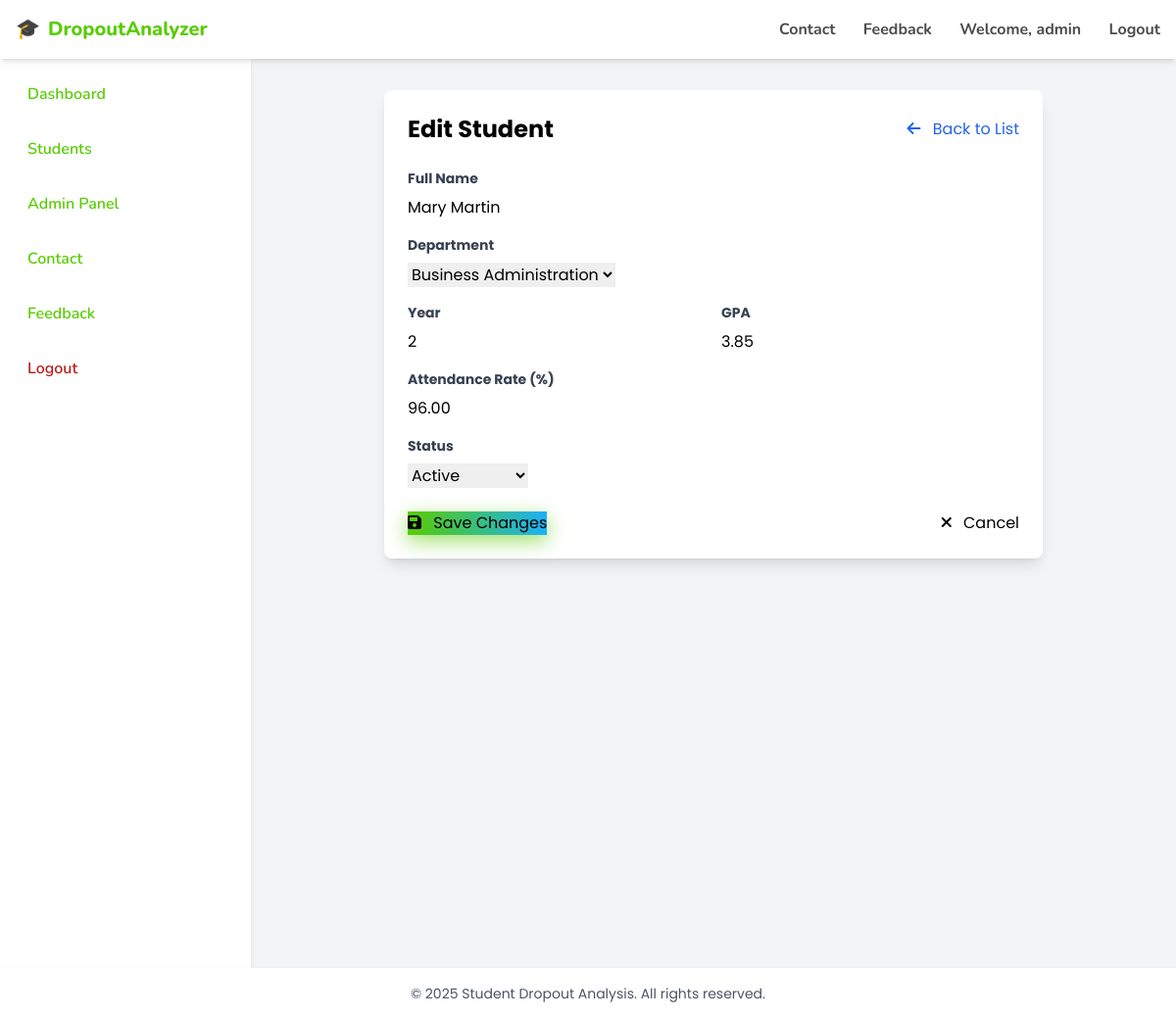
Page /students/edit.php?id=10 (signed in) on the committed database.
### tables this page shows
CREATE TABLE IF NOT EXISTS students (
    id INT AUTO_INCREMENT PRIMARY KEY,
    name VARCHAR(100) NOT NULL,
    department VARCHAR(100) NOT NULL,
    year INT NOT NULL,
    gpa DECIMAL(3,2) NOT NULL,
    attendance_rate DECIMAL(5,2) DEFAULT 100.00,
    status ENUM('Active', 'At Risk', 'Dropped Out') NOT NULL DEFAULT 'Active',
    created_at TIMESTAMP DEFAULT CURRENT_TIMESTAMP,
    updated_at TIMESTAMP DEFAULT CURRENT_TIMESTAMP ON UPDATE CURRENT_TIMESTAMP
);

### students/edit.php (the view, shortened to what this page needs)
<?php
require_once "../includes/db.php";
$id = isset($_GET['id']) ? (int)$_GET['id'] : 0;
$stmt = $conn->prepare("SELECT * FROM students WHERE id = ?");
$stmt->bind_param("i", $id);
$stmt->execute();
$result = $stmt->get_result();
$student = $result->fetch_assoc();
?>
<!DOCTYPE html>
<html lang="en">
<head>
    <script src="https://cdn.tailwindcss.com"></script>
    <link rel="stylesheet" href="https://cdnjs.cloudflare.com/ajax/libs/font-awesome/6.0.0-beta3/css/all.min.css" />
    <link rel="stylesheet" href="../assets/css/style.css" />
</head>
<body class="bg-gray-100 min-h-screen">
    <?php include "../components/navbar.php"; ?>
    <div class="flex">
        <?php include "../components/sidebar.php"; ?>
        <main class="flex-1 p-8">
            <div class="max-w-2xl mx-auto">
                <div class="bg-white rounded-lg shadow-lg p-6">
                    <div class="flex items-center justify-between mb-6">
                        <h1 class="text-2xl font-bold">Edit Student</h1>
                        <a href="view.php" class="text-blue-600 hover:text-blue-800">
                            <i class="fas fa-arrow-left mr-2"></i> Back to List
                        </a>
                    </div>
                    <form method="POST" action="">
                        <div class="mb-4">
                            <label class="block text-gray-700 text-sm font-bold mb-2" for="name">
                                Full Name
                            </label>
                            <input type="text" id="name" name="name"
                                   value="<?= htmlspecialchars($student['name']) ?>"
                                   class="form-input" required>
                        </div>
                        <div class="mb-4">
                            <label class="block text-gray-700 text-sm font-bold mb-2" for="department">
                                Department
                            </label>
                            <select id="department" name="department" class="form-input" required>
                                <option value="Business Administration" <?= $student['department'] === 'Business Administration' ? 'selected' : '' ?>>Business Administration</option>
                            </select>
                        </div>
                        <div class="grid grid-cols-2 gap-4 mb-4">
                            <div>
                                <label class="block text-gray-700 text-sm font-bold mb-2" for="year">
                                    Year
                                </label>
                                <input type="number" id="year" name="year"
                                       value="<?= htmlspecialchars($student['year']) ?>"
                                       min="1" max="5" class="form-input" required>
                            </div>
                            <div>
                                <label class="block text-gray-700 text-sm font-bold mb-2" for="gpa">
                                    GPA
                                </label>
                                <input type="number" id="gpa" name="gpa" step="0.01"
                                       value="<?= htmlspecialchars($student['gpa']) ?>"
                                       min="0" max="10" class="form-input" required>
                            </div>
                        </div>
                        <div class="mb-4">
                            <label class="block text-gray-700 text-sm font-bold mb-2" for="attendance_rate">
                                Attendance Rate (%)
                            </label>
                            <input type="number" id="attendance_rate" name="attendance_rate" step="0.01"
                                   value="<?= htmlspecialchars($student['attendance_rate']) ?>"
                                   min="0" max="100" class="form-input" required>
                        </div>
                        <div class="mb-6">
                            <label class="block text-gray-700 text-sm font-bold mb-2" for="status">
                                Status
                            </label>
                            <select id="status" name="status" class="form-input" required>
                                <option value="Active" <?= $student['status'] === 'Active' ? 'selected' : '' ?>>Active</option>
                            </select>
                        </div>
                        <div class="flex items-center justify-between">
                            <button type="submit" class="btn-primary">
                                <i class="fas fa-save mr-2"></i> Save Changes
                            </button>
                            <a href="view.php" class="btn-danger">
                                <i class="fas fa-times mr-2"></i> Cancel
                            </a>
                        </div>
                    </form>
                </div>
            </div>
        </main>
    </div>
    <?php include "../components/footer.php"; ?>
</body>
</html>

### assets/css/style.css (style rules this page uses)
.btn-primary { @apply bg-blue-600 text-white px-6 py-2 rounded-lg hover:bg-blue-700 transition-colors duration-300; }
.btn-danger { @apply bg-red-600 text-white px-6 py-2 rounded-lg hover:bg-red-700 transition-colors duration-300; }
.form-input { @apply w-full p-3 border border-gray-300 rounded-lg focus:ring-2 focus:ring-blue-500 focus:border-transparent transition-all duration-300; }
.btn-primary { @apply text-white px-6 py-2 rounded-lg border-4 border-green-600 transition-colors duration-300; background: linear-gradient(90deg, #58cc02 0%, #1cb0f6 100%); box-shadow: 0 6px 20px rgba(88, 204, 2, 0.6); border-image-slice: 1; border-image-source: linear-gradient(90deg, #58cc02 0%, #1cb0f6 100%); }
.btn-danger { @apply bg-red-600 text-white px-6 py-2 rounded-lg border-2 border-red-600 hover:bg-red-700 hover:border-red-700 transition-colors duration-300; }
.form-input { @apply w-full p-3 border border-gray-300 rounded-lg focus:ring-2 focus:ring-green-500 focus:border-green-500 transition-all duration-300; }

### students/edit.php (style rules this page uses)
body { font-family: 'Poppins', sans-serif; }

### rows in the picture
students: name "Mary Martin", department "Business Administration", year "2", gpa "3.85", attendance_rate "96.00", status "Active"

### other values in the picture
$_SESSION['user_name'] "admin"
